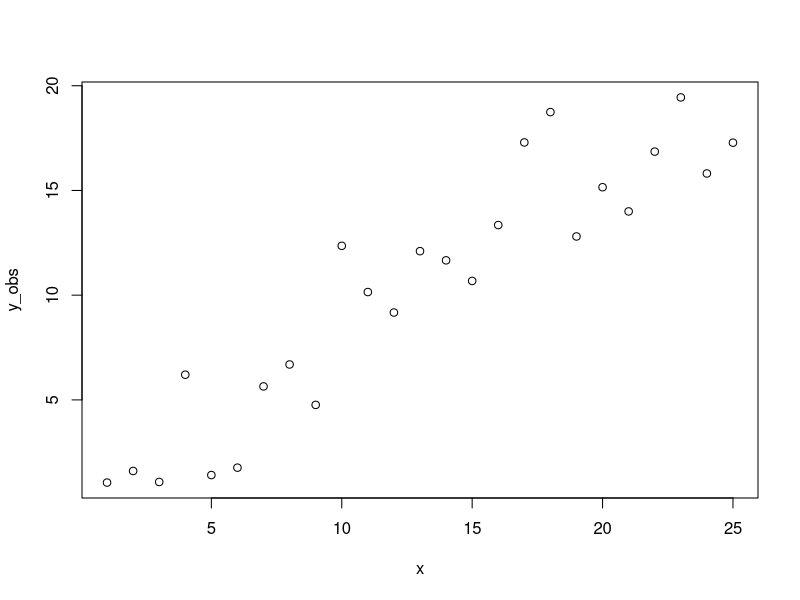
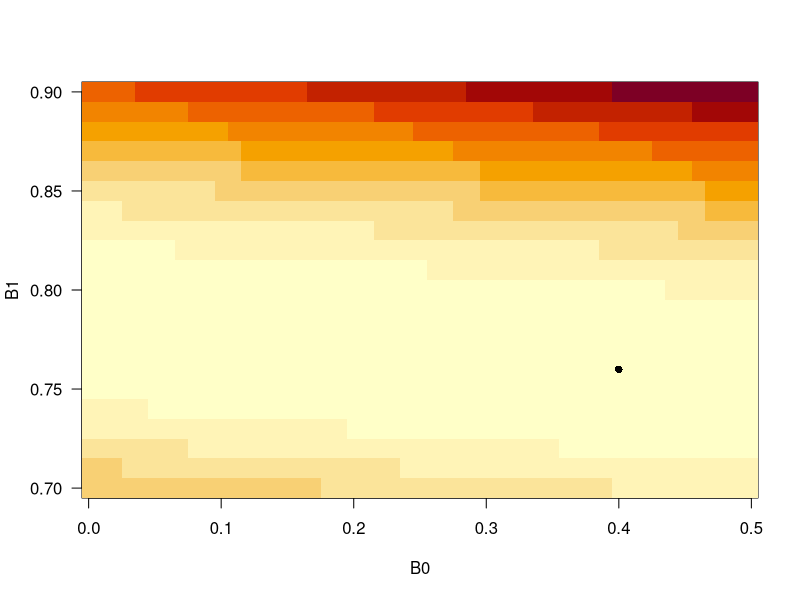
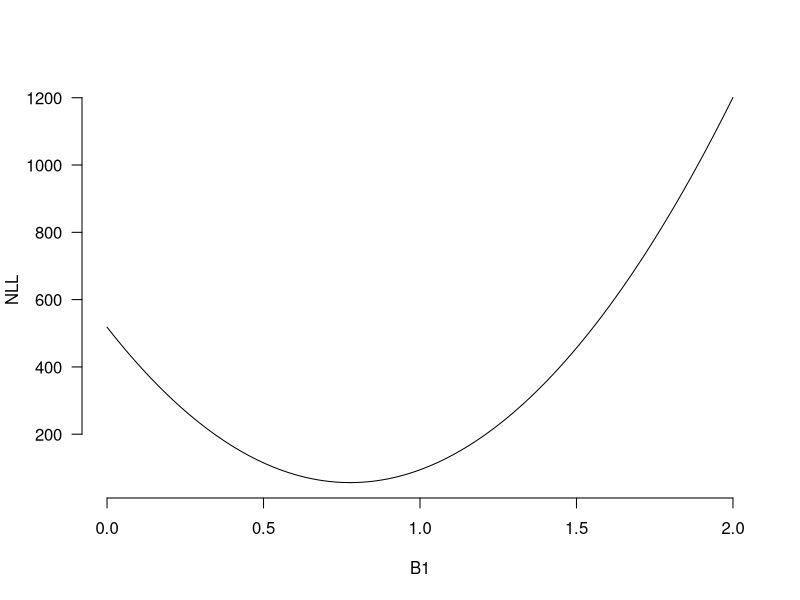
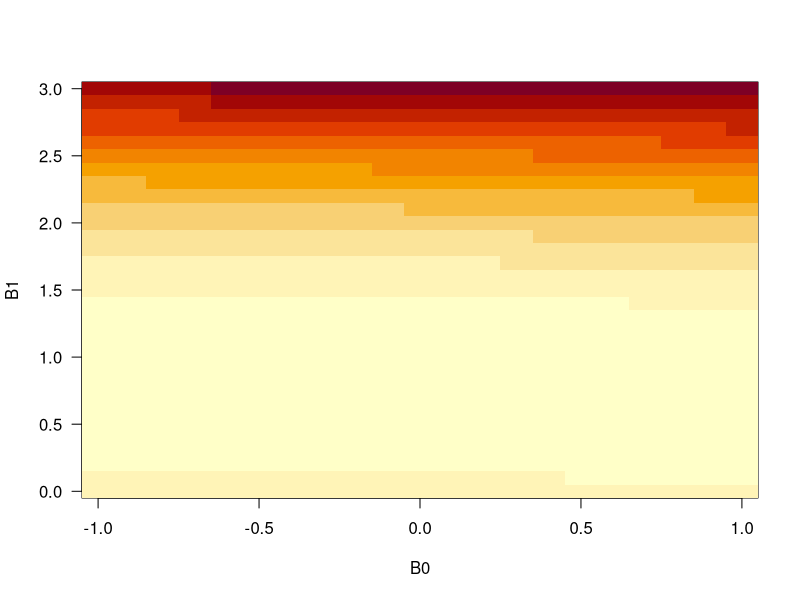
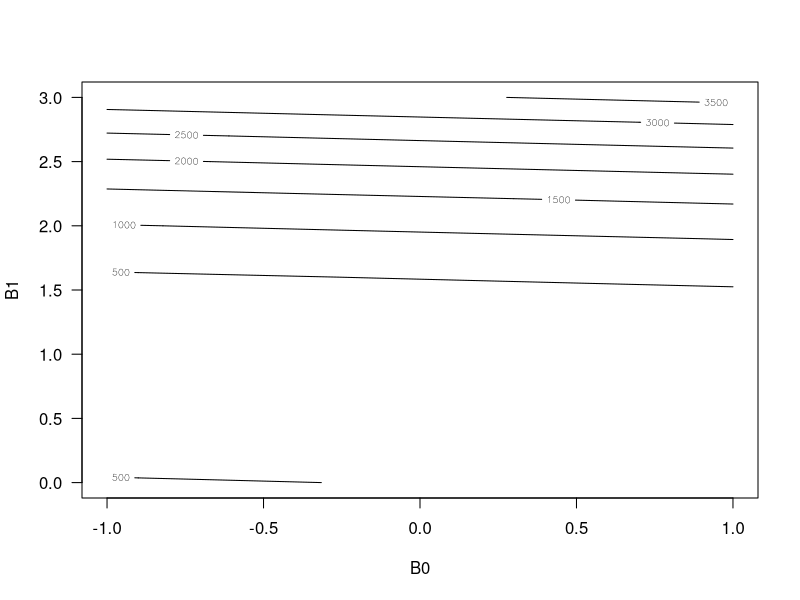
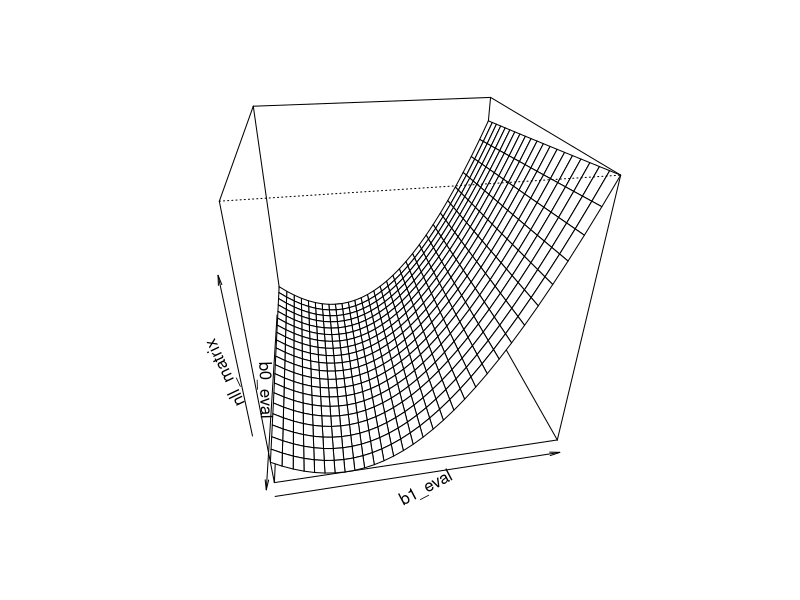

Write R code to recreate these figures, in order.

# Maximum likelihood estimation
# ZOO 955 - Week 8
# Answer Key


# Background
# We're going to implement three ways of fitting a linear regression model: 
# (1) the analytical solution using the normal equation
# (2) a numerical optimization approach based on minimizing the sum of squared errors
# (3) a numerical optimization approach based on maximizing the likelihood.

# Q1: Simulate some data for a linear regression using 
# the simple linear regression model: yi = beta_0 + beta_1*xi + error 

# True parameters
b0 <- 0.1
b1 <- 0.8
sigma <- 2

# Simulate data from true parameters with error
x <- 1:25
y_obs <- b0 + b1*x + rnorm(length(x), mean=0, sd=sigma)
plot(y_obs ~ x)

# Fit a linear regression model using lm() 
lmfit <- lm(y_obs~x); summary(lmfit)
lmcoefs <- coef(lmfit)


# Q2: Analyze the data generated in Q1 using the normal equation (ne):
x1 <- cbind(rep(1, length(x)), x) # add column of 1s to calculate intercept
necoefs <- solve(t(x1)%*%x1)%*%(t(x1)%*%y_obs)
 
# Bonus Q1: Can you find an analytical solution 
# for the se and 95% CI for the model coefficients? 

# Need to do some googling for this one - see, for example:
# https://stats.stackexchange.com/questions/44838/how-are-the-standard-errors-of-coefficients-calculated-in-a-regression/44841#44841

# The standard errors are 
#from lm()
summary(lmfit)$coefficients[2, 2]

#from analytical solution
num <- length(x) * anova(lmfit)[[3]][2]
denom <- length(x) * sum(x^2) - sum(x)^2
sqrt(num / denom)



# Q3: Analyze the data generated in Q1 using a grid search 
# to minimize the sum of squared errors (no need to iterate more than twice):

# Function to calculate sum of squared errors (RSS)
calc_rss <- function(y_obs, y_pred){sum((y_pred-y_obs)^2)}

# Set grid search
b0_eval <- seq(0,0.5,0.01)
b1_eval <- seq(0.7,0.9,0.01)
rss_matrix <- matrix(data=NA, nrow=length(b0_eval), ncol=length(b1_eval), 
                     dimnames=list(b0_eval, b1_eval))
# Begin grid search: i <- 1; j <- 1
for(i in 1:length(b0_eval)){
  b0_curr <- b0_eval[i]
  for(j in 1:length(b1_eval)){
    b1_curr <- b1_eval[j]
    y_pred <- b0_curr + b1_curr*x
    rss <- calc_rss(y_obs, y_pred)
    rss_matrix[i,j] <- rss
  }
}
# Best params
min_rss_index <- which(rss_matrix==min(rss_matrix), arr.ind=T)
min_rss_coefs <- c(b0_eval[min_rss_index[1]], b1_eval[min_rss_index[2]])
# Visualize grid search
image(x=b0_eval, y=b1_eval, z=rss_matrix, las=1, xlab="B0", ylab="B1")
points(x=min_rss_coefs[1], y=min_rss_coefs[2], pch=16, cex=1)


# Q4: Analyze the data generated in Q1 using a grid search 
# to minimize the negative log likelihood (no need to iterate more than twice).
# Note, there is a third parameter that you will need to estimate here: sigma

# Function to calculate the negative log-likelihood
calc_nll <- function(y_obs, y_pred, sigma){
  -sum(dnorm(x=y_obs, mean=y_pred, sd=sigma, log=T))
}

# Set grid search
b0_eval <- seq(0,0.5,0.01)
b1_eval <- seq(0.7,0.9,0.01)
sigma_eval <- seq(1,3,0.1)
nll_array <- array(data=NA, dim=c(length(b0_eval), length(b1_eval), length(sigma_eval)), 
                     dimnames=list(b0_eval, b1_eval, sigma_eval))
# Begin grid search: i <- 1; j <- 1; k <- 1
for(i in 1:length(b0_eval)){
  b0_curr <- b0_eval[i]
  for(j in 1:length(b1_eval)){
    b1_curr <- b1_eval[j]
    for(k in 1:length(sigma_eval)){
      sigma_curr <- sigma_eval[k]
      y_pred <- b0_curr + b1_curr*x
      nll <- calc_nll(y_obs, y_pred, sigma)
      nll_array[i,j,k] <- nll
    }
  }
}
# Best params
min_nll_index <- which(nll_array==min(nll_array), arr.ind=T)
min_nll_coefs <- c(b0_eval[min_nll_index[1]], 
                   b1_eval[min_nll_index[2]],
                   sigma_eval[min_nll_index[2]])


# Q5: Analyze the data generated in Q1 using optim() to minimize the negative log likelihood.  

# Objective function
obj_func <- function(par){
  b0 <- par[1]
  b1 <- par[2]
  sigma <- par[3]
  y_pred <- b0 + b1*x
  nll <- calc_nll(y_obs, y_pred, sigma)
}

# Estimate parameters using optim()
optfit <- optim(par=c(0,1,2), fn=obj_func)
optcoefs <- optfit$par


# Q6: Plot a likelihood profile for the slope parameter 
# holding the intercept and sigma constant at their MLEs.

# Nicer function for calculating NLL
calc_nll_new <- function(b0, b1, sigma, y_obs){
  y_pred <- b0 + b1*x
  nll <- calc_nll(y_obs, y_pred, sigma)
}

# Params
b0_hold <- b0 * 1.05
sigma_hold <- sigma * 0.95

# Estimate NLL for varying slopes
b1s <- seq(0,2,0.01)
nlls <- sapply(1:length(b1s), function(x) calc_nll_new(b0_hold, b1s[x], sigma_hold, y_obs))
plot(nlls~b1s, type="l", bty="n", las=1, xlab="B1", ylab="NLL")


# Q7: Plot the joint likelihood surface for the intercept and slope parameters
# holding sigma constant at its MLE.  Is there evidence of confounding between
# these two parameters (i.e., a ridge rather than a mountain top)?

# Params
b1_eval <- seq(0,3,0.1)
b0_eval <- seq(-1,1,0.1)
sigma_hold <- sigma

# Setup grid search
nll_matrix <- matrix(data=NA, nrow=length(b0_eval), ncol=length(b1_eval), 
                     dimnames=list(b0_eval, b1_eval))
# Begin grid search: i <- 1; j <- 1
for(i in 1:length(b0_eval)){
  b0_curr <- b0_eval[i]
  for(j in 1:length(b1_eval)){
    b1_curr <- b1_eval[j]
    nll <- calc_nll_new(b0_curr, b1_curr, sigma_hold, y_obs)
    nll_matrix[i,j] <- nll
  }
}
# Visualize grid search
image(x=b0_eval, y=b1_eval, z=nll_matrix, las=1, xlab="B0", ylab="B1")
contour(x=b0_eval, y=b1_eval, z=nll_matrix, las=1, xlab="B0", ylab="B1")
persp(x=b0_eval, y=b1_eval, z=nll_matrix, theta=80, phi=30)


# Q8: How different are the estimated coefficients from Q1, Q2, and Q5 and 
# how do they compare to the true values?



# Bonus Q2: Calculate the standard errors of the intercept, slope, and sigma using the Hessian matrix.
# Standard errors are the square roots of the diagonal of the inverse Hessian matrix.  
# How do these standard errors compare to those from lm() in Q1?

optfit_hess <- optim(par=c(0,1,2), fn=obj_func, hessian=T)
SE_optim <- sqrt(diag(solve(optfit_hess$hessian)))

# Bonus Q3: How does the computational speed compare between using lm(), the normal equation, and optim() to estimate the coefficients?
# Note: no solution given here, but it should be apparent from the instructions below how to do this
# Record your system start time
start_time <- proc.time()

#your code goes here

# Subtract start time from current system time
proc.time() - start_time
